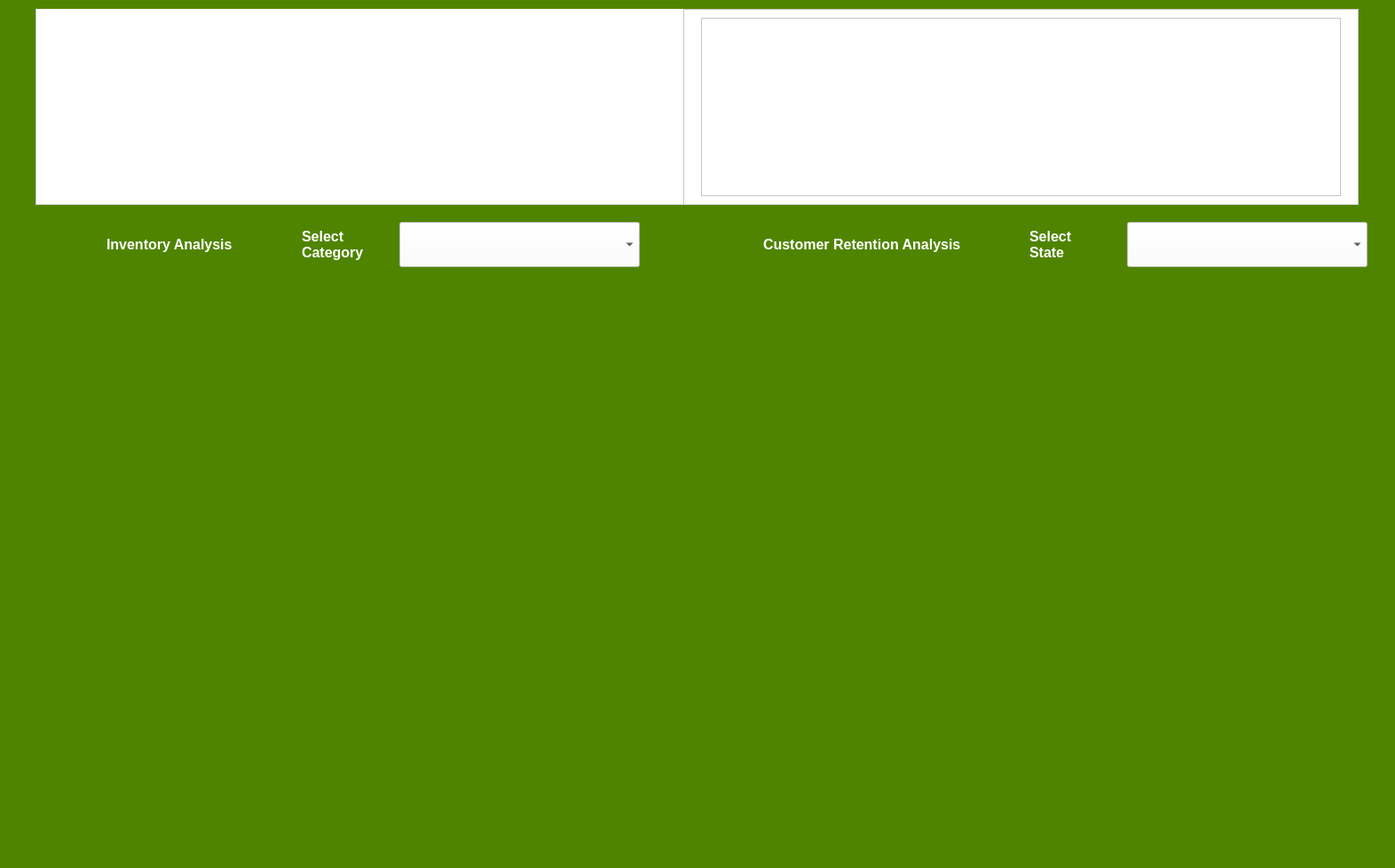
<?xml version="1.0" encoding="UTF-8"?>
<ui version="4.0">
 <class>Dialog</class>
 <widget class="QDialog" name="Dialog">
  <property name="geometry">
   <rect>
    <x>0</x>
    <y>0</y>
    <width>1572</width>
    <height>978</height>
   </rect>
  </property>
  <property name="windowTitle">
   <string>Inventory &amp; Customer Retention Analysis</string>
  </property>
  <property name="styleSheet">
   <string notr="true">background-color: rgb(0, 170, 0);
background-color: rgb(79, 132, 0);</string>
  </property>
  <widget class="QFrame" name="frame">
   <property name="geometry">
    <rect>
     <x>40</x>
     <y>10</y>
     <width>1491</width>
     <height>221</height>
    </rect>
   </property>
   <property name="styleSheet">
    <string notr="true">background-color: rgb(255, 255, 255);</string>
   </property>
   <property name="frameShape">
    <enum>QFrame::StyledPanel</enum>
   </property>
   <property name="frameShadow">
    <enum>QFrame::Raised</enum>
   </property>
   <widget class="QFrame" name="frame_3">
    <property name="geometry">
     <rect>
      <x>0</x>
      <y>-60</y>
      <width>731</width>
      <height>281</height>
     </rect>
    </property>
    <property name="styleSheet">
     <string notr="true">background-image: url(customer retention_3.jpg);
</string>
    </property>
    <property name="frameShape">
     <enum>QFrame::StyledPanel</enum>
    </property>
    <property name="frameShadow">
     <enum>QFrame::Raised</enum>
    </property>
   </widget>
   <widget class="QFrame" name="frame_2">
    <property name="geometry">
     <rect>
      <x>750</x>
      <y>10</y>
      <width>721</width>
      <height>201</height>
     </rect>
    </property>
    <property name="styleSheet">
     <string notr="true">background-image: url(customer6.png);
background-repeat:no-repeat</string>
    </property>
    <property name="frameShape">
     <enum>QFrame::StyledPanel</enum>
    </property>
    <property name="frameShadow">
     <enum>QFrame::Raised</enum>
    </property>
   </widget>
  </widget>
  <widget class="QLabel" name="label">
   <property name="geometry">
    <rect>
     <x>1160</x>
     <y>250</y>
     <width>101</width>
     <height>50</height>
    </rect>
   </property>
   <property name="sizePolicy">
    <sizepolicy hsizetype="Fixed" vsizetype="Preferred">
     <horstretch>0</horstretch>
     <verstretch>0</verstretch>
    </sizepolicy>
   </property>
   <property name="minimumSize">
    <size>
     <width>4</width>
     <height>0</height>
    </size>
   </property>
   <property name="palette">
    <palette>
     <active>
      <colorrole role="WindowText">
       <brush brushstyle="SolidPattern">
        <color alpha="255">
         <red>255</red>
         <green>255</green>
         <blue>255</blue>
        </color>
       </brush>
      </colorrole>
      <colorrole role="Button">
       <brush brushstyle="SolidPattern">
        <color alpha="255">
         <red>79</red>
         <green>132</green>
         <blue>0</blue>
        </color>
       </brush>
      </colorrole>
      <colorrole role="Base">
       <brush brushstyle="SolidPattern">
        <color alpha="255">
         <red>79</red>
         <green>132</green>
         <blue>0</blue>
        </color>
       </brush>
      </colorrole>
      <colorrole role="Window">
       <brush brushstyle="SolidPattern">
        <color alpha="255">
         <red>79</red>
         <green>132</green>
         <blue>0</blue>
        </color>
       </brush>
      </colorrole>
     </active>
     <inactive>
      <colorrole role="WindowText">
       <brush brushstyle="SolidPattern">
        <color alpha="255">
         <red>255</red>
         <green>255</green>
         <blue>255</blue>
        </color>
       </brush>
      </colorrole>
      <colorrole role="Button">
       <brush brushstyle="SolidPattern">
        <color alpha="255">
         <red>79</red>
         <green>132</green>
         <blue>0</blue>
        </color>
       </brush>
      </colorrole>
      <colorrole role="Base">
       <brush brushstyle="SolidPattern">
        <color alpha="255">
         <red>79</red>
         <green>132</green>
         <blue>0</blue>
        </color>
       </brush>
      </colorrole>
      <colorrole role="Window">
       <brush brushstyle="SolidPattern">
        <color alpha="255">
         <red>79</red>
         <green>132</green>
         <blue>0</blue>
        </color>
       </brush>
      </colorrole>
     </inactive>
     <disabled>
      <colorrole role="WindowText">
       <brush brushstyle="SolidPattern">
        <color alpha="255">
         <red>120</red>
         <green>120</green>
         <blue>120</blue>
        </color>
       </brush>
      </colorrole>
      <colorrole role="Button">
       <brush brushstyle="SolidPattern">
        <color alpha="255">
         <red>79</red>
         <green>132</green>
         <blue>0</blue>
        </color>
       </brush>
      </colorrole>
      <colorrole role="Base">
       <brush brushstyle="SolidPattern">
        <color alpha="255">
         <red>79</red>
         <green>132</green>
         <blue>0</blue>
        </color>
       </brush>
      </colorrole>
      <colorrole role="Window">
       <brush brushstyle="SolidPattern">
        <color alpha="255">
         <red>79</red>
         <green>132</green>
         <blue>0</blue>
        </color>
       </brush>
      </colorrole>
     </disabled>
    </palette>
   </property>
   <property name="font">
    <font>
     <pointsize>12</pointsize>
     <weight>75</weight>
     <bold>true</bold>
    </font>
   </property>
   <property name="text">
    <string>Select 
State</string>
   </property>
  </widget>
  <widget class="QLabel" name="label_2">
   <property name="geometry">
    <rect>
     <x>120</x>
     <y>250</y>
     <width>201</width>
     <height>50</height>
    </rect>
   </property>
   <property name="sizePolicy">
    <sizepolicy hsizetype="Fixed" vsizetype="Preferred">
     <horstretch>0</horstretch>
     <verstretch>0</verstretch>
    </sizepolicy>
   </property>
   <property name="minimumSize">
    <size>
     <width>4</width>
     <height>0</height>
    </size>
   </property>
   <property name="palette">
    <palette>
     <active>
      <colorrole role="WindowText">
       <brush brushstyle="SolidPattern">
        <color alpha="255">
         <red>255</red>
         <green>255</green>
         <blue>255</blue>
        </color>
       </brush>
      </colorrole>
      <colorrole role="Button">
       <brush brushstyle="SolidPattern">
        <color alpha="255">
         <red>79</red>
         <green>132</green>
         <blue>0</blue>
        </color>
       </brush>
      </colorrole>
      <colorrole role="Base">
       <brush brushstyle="SolidPattern">
        <color alpha="255">
         <red>79</red>
         <green>132</green>
         <blue>0</blue>
        </color>
       </brush>
      </colorrole>
      <colorrole role="Window">
       <brush brushstyle="SolidPattern">
        <color alpha="255">
         <red>79</red>
         <green>132</green>
         <blue>0</blue>
        </color>
       </brush>
      </colorrole>
     </active>
     <inactive>
      <colorrole role="WindowText">
       <brush brushstyle="SolidPattern">
        <color alpha="255">
         <red>255</red>
         <green>255</green>
         <blue>255</blue>
        </color>
       </brush>
      </colorrole>
      <colorrole role="Button">
       <brush brushstyle="SolidPattern">
        <color alpha="255">
         <red>79</red>
         <green>132</green>
         <blue>0</blue>
        </color>
       </brush>
      </colorrole>
      <colorrole role="Base">
       <brush brushstyle="SolidPattern">
        <color alpha="255">
         <red>79</red>
         <green>132</green>
         <blue>0</blue>
        </color>
       </brush>
      </colorrole>
      <colorrole role="Window">
       <brush brushstyle="SolidPattern">
        <color alpha="255">
         <red>79</red>
         <green>132</green>
         <blue>0</blue>
        </color>
       </brush>
      </colorrole>
     </inactive>
     <disabled>
      <colorrole role="WindowText">
       <brush brushstyle="SolidPattern">
        <color alpha="255">
         <red>120</red>
         <green>120</green>
         <blue>120</blue>
        </color>
       </brush>
      </colorrole>
      <colorrole role="Button">
       <brush brushstyle="SolidPattern">
        <color alpha="255">
         <red>79</red>
         <green>132</green>
         <blue>0</blue>
        </color>
       </brush>
      </colorrole>
      <colorrole role="Base">
       <brush brushstyle="SolidPattern">
        <color alpha="255">
         <red>79</red>
         <green>132</green>
         <blue>0</blue>
        </color>
       </brush>
      </colorrole>
      <colorrole role="Window">
       <brush brushstyle="SolidPattern">
        <color alpha="255">
         <red>79</red>
         <green>132</green>
         <blue>0</blue>
        </color>
       </brush>
      </colorrole>
     </disabled>
    </palette>
   </property>
   <property name="font">
    <font>
     <pointsize>12</pointsize>
     <weight>75</weight>
     <bold>true</bold>
    </font>
   </property>
   <property name="text">
    <string>Inventory Analysis</string>
   </property>
  </widget>
  <widget class="QWidget" name="verticalLayoutWidget">
   <property name="geometry">
    <rect>
     <x>50</x>
     <y>310</y>
     <width>741</width>
     <height>641</height>
    </rect>
   </property>
   <layout class="QVBoxLayout" name="graph_layout">
    <property name="spacing">
     <number>2</number>
    </property>
   </layout>
  </widget>
  <widget class="QComboBox" name="stateMenu">
   <property name="geometry">
    <rect>
     <x>1270</x>
     <y>250</y>
     <width>271</width>
     <height>51</height>
    </rect>
   </property>
   <property name="font">
    <font>
     <pointsize>12</pointsize>
     <weight>75</weight>
     <bold>true</bold>
    </font>
   </property>
   <property name="styleSheet">
    <string notr="true">background-color: rgb(255, 255, 255);</string>
   </property>
  </widget>
  <widget class="QWidget" name="verticalLayoutWidget_2">
   <property name="geometry">
    <rect>
     <x>820</x>
     <y>310</y>
     <width>741</width>
     <height>641</height>
    </rect>
   </property>
   <layout class="QVBoxLayout" name="graph_layout_2">
    <property name="spacing">
     <number>2</number>
    </property>
   </layout>
  </widget>
  <widget class="QLabel" name="label_3">
   <property name="geometry">
    <rect>
     <x>860</x>
     <y>250</y>
     <width>291</width>
     <height>50</height>
    </rect>
   </property>
   <property name="sizePolicy">
    <sizepolicy hsizetype="Fixed" vsizetype="Preferred">
     <horstretch>0</horstretch>
     <verstretch>0</verstretch>
    </sizepolicy>
   </property>
   <property name="minimumSize">
    <size>
     <width>4</width>
     <height>0</height>
    </size>
   </property>
   <property name="palette">
    <palette>
     <active>
      <colorrole role="WindowText">
       <brush brushstyle="SolidPattern">
        <color alpha="255">
         <red>255</red>
         <green>255</green>
         <blue>255</blue>
        </color>
       </brush>
      </colorrole>
      <colorrole role="Button">
       <brush brushstyle="SolidPattern">
        <color alpha="255">
         <red>79</red>
         <green>132</green>
         <blue>0</blue>
        </color>
       </brush>
      </colorrole>
      <colorrole role="Base">
       <brush brushstyle="SolidPattern">
        <color alpha="255">
         <red>79</red>
         <green>132</green>
         <blue>0</blue>
        </color>
       </brush>
      </colorrole>
      <colorrole role="Window">
       <brush brushstyle="SolidPattern">
        <color alpha="255">
         <red>79</red>
         <green>132</green>
         <blue>0</blue>
        </color>
       </brush>
      </colorrole>
     </active>
     <inactive>
      <colorrole role="WindowText">
       <brush brushstyle="SolidPattern">
        <color alpha="255">
         <red>255</red>
         <green>255</green>
         <blue>255</blue>
        </color>
       </brush>
      </colorrole>
      <colorrole role="Button">
       <brush brushstyle="SolidPattern">
        <color alpha="255">
         <red>79</red>
         <green>132</green>
         <blue>0</blue>
        </color>
       </brush>
      </colorrole>
      <colorrole role="Base">
       <brush brushstyle="SolidPattern">
        <color alpha="255">
         <red>79</red>
         <green>132</green>
         <blue>0</blue>
        </color>
       </brush>
      </colorrole>
      <colorrole role="Window">
       <brush brushstyle="SolidPattern">
        <color alpha="255">
         <red>79</red>
         <green>132</green>
         <blue>0</blue>
        </color>
       </brush>
      </colorrole>
     </inactive>
     <disabled>
      <colorrole role="WindowText">
       <brush brushstyle="SolidPattern">
        <color alpha="255">
         <red>120</red>
         <green>120</green>
         <blue>120</blue>
        </color>
       </brush>
      </colorrole>
      <colorrole role="Button">
       <brush brushstyle="SolidPattern">
        <color alpha="255">
         <red>79</red>
         <green>132</green>
         <blue>0</blue>
        </color>
       </brush>
      </colorrole>
      <colorrole role="Base">
       <brush brushstyle="SolidPattern">
        <color alpha="255">
         <red>79</red>
         <green>132</green>
         <blue>0</blue>
        </color>
       </brush>
      </colorrole>
      <colorrole role="Window">
       <brush brushstyle="SolidPattern">
        <color alpha="255">
         <red>79</red>
         <green>132</green>
         <blue>0</blue>
        </color>
       </brush>
      </colorrole>
     </disabled>
    </palette>
   </property>
   <property name="font">
    <font>
     <pointsize>12</pointsize>
     <weight>75</weight>
     <bold>true</bold>
    </font>
   </property>
   <property name="text">
    <string>Customer Retention Analysis</string>
   </property>
  </widget>
  <widget class="QLabel" name="label_4">
   <property name="geometry">
    <rect>
     <x>340</x>
     <y>250</y>
     <width>101</width>
     <height>50</height>
    </rect>
   </property>
   <property name="sizePolicy">
    <sizepolicy hsizetype="Fixed" vsizetype="Preferred">
     <horstretch>0</horstretch>
     <verstretch>0</verstretch>
    </sizepolicy>
   </property>
   <property name="minimumSize">
    <size>
     <width>4</width>
     <height>0</height>
    </size>
   </property>
   <property name="palette">
    <palette>
     <active>
      <colorrole role="WindowText">
       <brush brushstyle="SolidPattern">
        <color alpha="255">
         <red>255</red>
         <green>255</green>
         <blue>255</blue>
        </color>
       </brush>
      </colorrole>
      <colorrole role="Button">
       <brush brushstyle="SolidPattern">
        <color alpha="255">
         <red>79</red>
         <green>132</green>
         <blue>0</blue>
        </color>
       </brush>
      </colorrole>
      <colorrole role="Base">
       <brush brushstyle="SolidPattern">
        <color alpha="255">
         <red>79</red>
         <green>132</green>
         <blue>0</blue>
        </color>
       </brush>
      </colorrole>
      <colorrole role="Window">
       <brush brushstyle="SolidPattern">
        <color alpha="255">
         <red>79</red>
         <green>132</green>
         <blue>0</blue>
        </color>
       </brush>
      </colorrole>
     </active>
     <inactive>
      <colorrole role="WindowText">
       <brush brushstyle="SolidPattern">
        <color alpha="255">
         <red>255</red>
         <green>255</green>
         <blue>255</blue>
        </color>
       </brush>
      </colorrole>
      <colorrole role="Button">
       <brush brushstyle="SolidPattern">
        <color alpha="255">
         <red>79</red>
         <green>132</green>
         <blue>0</blue>
        </color>
       </brush>
      </colorrole>
      <colorrole role="Base">
       <brush brushstyle="SolidPattern">
        <color alpha="255">
         <red>79</red>
         <green>132</green>
         <blue>0</blue>
        </color>
       </brush>
      </colorrole>
      <colorrole role="Window">
       <brush brushstyle="SolidPattern">
        <color alpha="255">
         <red>79</red>
         <green>132</green>
         <blue>0</blue>
        </color>
       </brush>
      </colorrole>
     </inactive>
     <disabled>
      <colorrole role="WindowText">
       <brush brushstyle="SolidPattern">
        <color alpha="255">
         <red>120</red>
         <green>120</green>
         <blue>120</blue>
        </color>
       </brush>
      </colorrole>
      <colorrole role="Button">
       <brush brushstyle="SolidPattern">
        <color alpha="255">
         <red>79</red>
         <green>132</green>
         <blue>0</blue>
        </color>
       </brush>
      </colorrole>
      <colorrole role="Base">
       <brush brushstyle="SolidPattern">
        <color alpha="255">
         <red>79</red>
         <green>132</green>
         <blue>0</blue>
        </color>
       </brush>
      </colorrole>
      <colorrole role="Window">
       <brush brushstyle="SolidPattern">
        <color alpha="255">
         <red>79</red>
         <green>132</green>
         <blue>0</blue>
        </color>
       </brush>
      </colorrole>
     </disabled>
    </palette>
   </property>
   <property name="font">
    <font>
     <pointsize>12</pointsize>
     <weight>75</weight>
     <bold>true</bold>
    </font>
   </property>
   <property name="text">
    <string>Select 
Category</string>
   </property>
  </widget>
  <widget class="QComboBox" name="categoryMenu">
   <property name="geometry">
    <rect>
     <x>450</x>
     <y>250</y>
     <width>271</width>
     <height>51</height>
    </rect>
   </property>
   <property name="font">
    <font>
     <pointsize>12</pointsize>
     <weight>75</weight>
     <bold>true</bold>
    </font>
   </property>
   <property name="styleSheet">
    <string notr="true">background-color: rgb(255, 255, 255);</string>
   </property>
  </widget>
 </widget>
 <resources>
  <include location="test.qrc"/>
 </resources>
 <connections/>
</ui>
